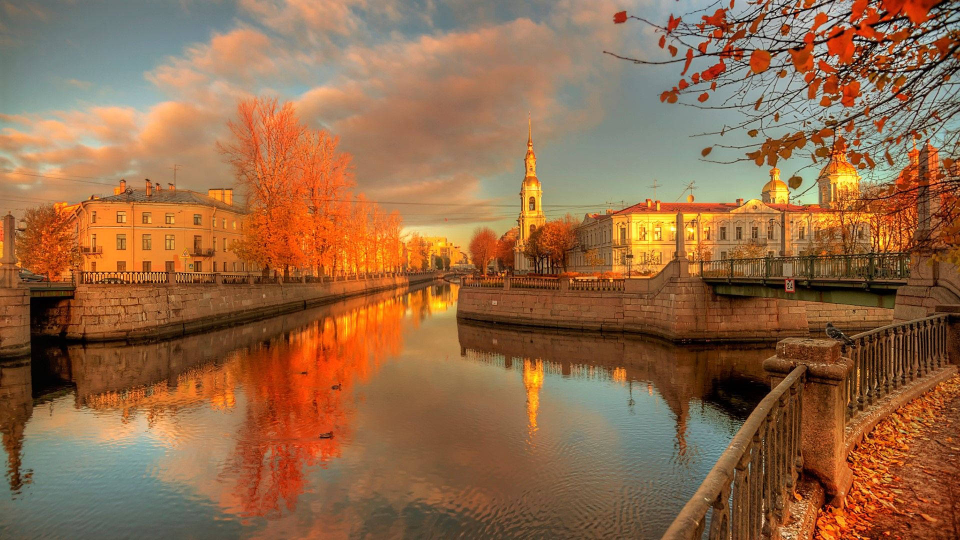
#> input picture petersburg.jpg, 1920 x 1080 px, found by its file name (shown at 1/2 size)
$ python color_spaces.py
#> lines starting #> are read from the running program, lines starting #| are printed output that depends on the picture
import cv2
image= cv2.imread("petersburg.jpg")
#> image is the input picture: shape (1080, 1920, 3); mean B, G, R 71.8, 105.5, 147.7
# image = cv2.cvtColor(iamge, color spaces)
# In OpenCV, the color space is initially set to BGR.
# If you are going to continue processing with openCV after changing the BGR color channel,
# return the image to the BGR color channel.

image=cv2.resize(image, None,fx=0.3,fy=0.3)
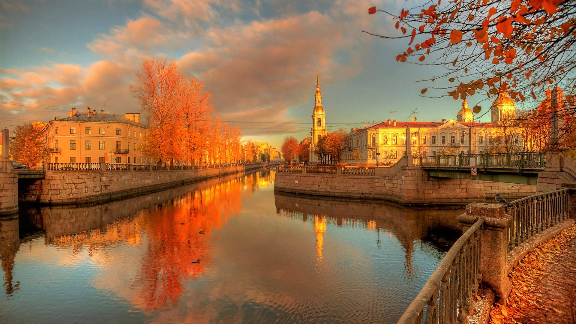
#> image: shape (324, 576, 3); mean B, G, R 71.7, 105.4, 147.7

gray_image=cv2.cvtColor(image,cv2.COLOR_BGR2GRAY) # BGR ---> Grayscale
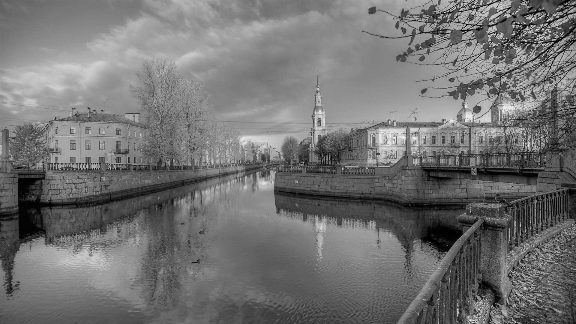
#> gray_image: shape (324, 576); min 0, max 244, mean 114.2
cv2.imshow("Gray Image", gray_image)
cv2.waitKey(0)
cv2.destroyAllWindows()

hsv_image=cv2.cvtColor(image,cv2.COLOR_BGR2HSV) # BGR ---> HSV
#> hsv_image: shape (324, 576, 3); mean H, S, V 24.5, 136.1, 150.3
cv2.imshow("HSV Image", hsv_image)
cv2.waitKey(0)
cv2.destroyAllWindows()

hls_image=cv2.cvtColor(image,cv2.COLOR_BGR2HLS) # BGR ---> HLS
#> hls_image: shape (324, 576, 3); mean of channels 0, 1, 2 24.5, 110.4, 116.8
cv2.imshow("HLS Image", hls_image)

cv2.waitKey(0)
cv2.destroyAllWindows()

rgb_image=cv2.cvtColor(image,cv2.COLOR_BGR2RGB) # BGR ---> RGB
cv2.imshow("RGB Image", rgb_image)

cv2.waitKey(0)
cv2.destroyAllWindows()
